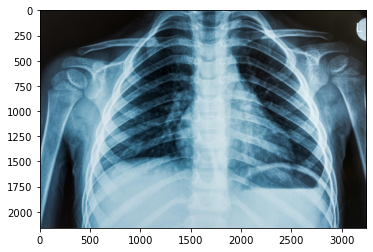
#> input picture image.jpg, 373 x 252 px
$ jupyter execute Image_Augmentation.ipynb
#> lines starting #> are read from the running program, lines starting #| are printed output that depends on the picture
[cell 1]
# Import the required libraries

import numpy as np
import matplotlib.image as mpimg
import matplotlib.pyplot as plt
import random
from skimage import exposure
from skimage.util import random_noise
from skimage import transform
from cv2 import resize

[cell 2]
# Define the path to the image file

img_path = 'image.jpg'

[cell 3]
# Load the image

img = mpimg.imread(img_path)
#> img is the input picture: shape (252, 373, 4) float32; mean R, G, B, A 0.502, 0.586, 0.629, 0.77

[cell 4]
# Display the original image

plt.imshow(img)

# Rescaling

[cell 5]
# Rescale the image

img_rescale = resize(img, (100,70))
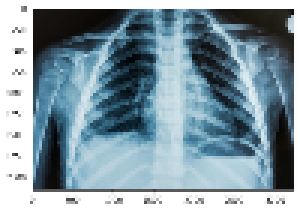
#> img_rescale: shape (70, 100, 4) float32 (shown 3 times larger); mean R, G, B, A 0.504, 0.588, 0.63, 0.764; transparent parts drawn white

[cell 6]
# Display the rescaled image

plt.imshow(img_rescale)

# Flipping

[cell 7]
# Flip the image horizontally

horizontal_flip = np.fliplr(img)
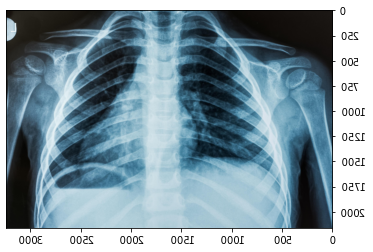
#> horizontal_flip: shape (252, 373, 4) float32; mean R, G, B, A 0.502, 0.586, 0.629, 0.77; transparent parts drawn white

[cell 8]
# Display the flipped image

plt.imshow(horizontal_flip)

[cell 9]
# Flip the image vertically

vertical_flip = np.flipud(img)
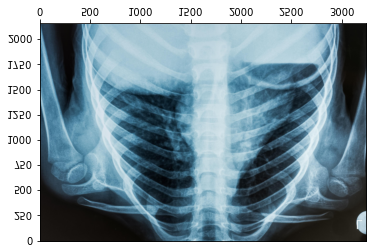
#> vertical_flip: shape (252, 373, 4) float32; mean R, G, B, A 0.502, 0.586, 0.629, 0.77; transparent parts drawn white

[cell 10]
# Display the flipped image

plt.imshow(vertical_flip)

# Rotation

[cell 11]
from skimage import transform
trans_img = transform.rotate(img, random.uniform(-40,40))
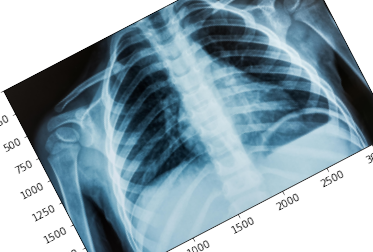
#> trans_img: shape (252, 373, 4) float32; mean R, G, B, A 0.393, 0.475, 0.517, 0.7; transparent parts drawn white
plt.imshow(trans_img)

# Adding noise

[cell 12]
img_noise = random_noise(img, mode='s&p', clip = True)
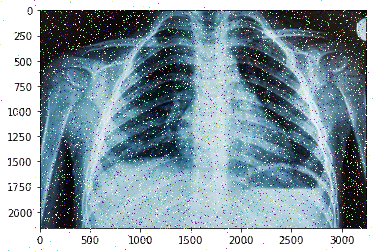
#> img_noise: shape (252, 373, 4) float32; mean R, G, B, A 0.502, 0.582, 0.622, 0.757; transparent parts drawn white
plt.imshow(img_noise)
